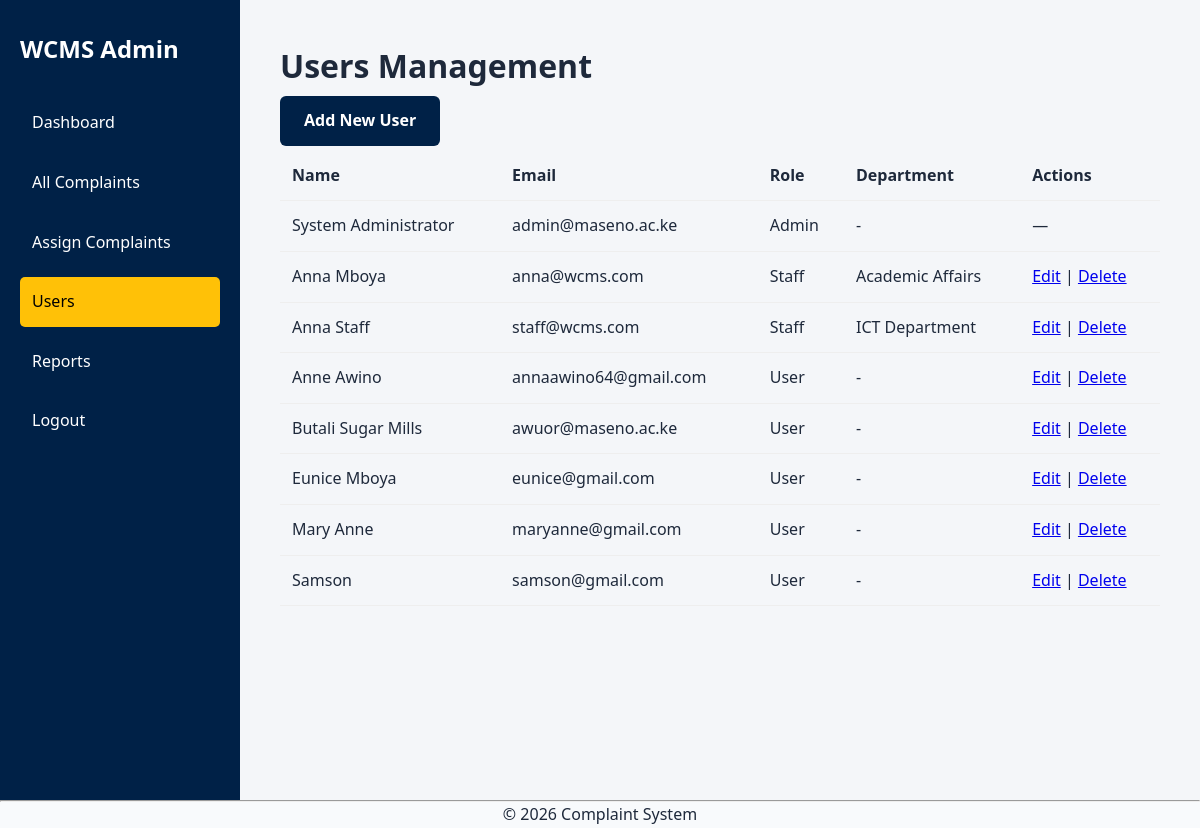
The page /web_based/admin/users.php (signed in) on the database its author committed.
### tables this page shows
CREATE TABLE `users` (
  `id` int(11) NOT NULL,
  `name` varchar(100) NOT NULL,
  `email` varchar(150) NOT NULL,
  `password` varchar(255) NOT NULL,
  `role` enum('admin','staff','user') DEFAULT 'user',
  `department_id` int(11) DEFAULT NULL,
  `status` enum('active','inactive') DEFAULT 'active',
  `created_at` timestamp NOT NULL DEFAULT current_timestamp(),
  `department_role` enum('none','department_admin') DEFAULT 'none',
  `total_assigned` int(11) DEFAULT 0,
  `total_resolved` int(11) DEFAULT 0,
  `average_resolution_time` float DEFAULT 0,
  `reset_token` varchar(255) DEFAULT NULL,
  `reset_expires` datetime DEFAULT NULL
);

CREATE TABLE `departments` (
  `id` int(11) NOT NULL,
  `department_name` varchar(150) NOT NULL,
  `description` text DEFAULT NULL,
  `created_at` timestamp NOT NULL DEFAULT current_timestamp()
);

### web_based/admin/users.php (the view, shortened to what this page needs)
<?php
include "../db.php";
$users = mysqli_query($conn, "SELECT * FROM users ORDER BY role ASC, name ASC");
?>
<!DOCTYPE html>
<html>
<head>
    <link rel="stylesheet" href="../assets/css/style.css">
</head>
<body>
<div class="dashboard">
<aside class="sidebar">
    <h2>WCMS Admin</h2>
    <a href="dashboard.php">Dashboard</a>
    <a href="view_complaints.php">All Complaints</a>
    <a href="assign_complaints.php">Assign Complaints</a>
    <a href="users.php" class="active">Users</a>
    <a href="reports.php">Reports</a>
    <a href="../logout.php">Logout</a>
</aside>
<main class="main-content">
<h1>Users Management</h1>
<a href="add_user.php" class="btn primary">Add New User</a>
<table>
<thead>
<tr><th>Name</th><th>Email</th><th>Role</th><th>Department</th><th>Actions</th></tr>
</thead>
<tbody>
<?php while($u = mysqli_fetch_assoc($users)){ ?>
<tr>
    <td><?php echo htmlspecialchars($u['name']); ?></td>
    <td><?php echo htmlspecialchars($u['email']); ?></td>
    <td><?php echo ucfirst($u['role']); ?></td>
    <td><?php
        if($u['department_id']){
            $dpt = mysqli_fetch_assoc(mysqli_query($conn,"SELECT department_name FROM departments WHERE id=".$u['department_id']));
            echo $dpt['department_name'];
        } else { echo "-"; }
    ?></td>
    <td>
        <?php if($u['id'] != $_SESSION['user_id']){ ?>
            <a href="edit_user.php?id=<?php echo $u['id']; ?>">Edit</a> |
            <a href="delete_user.php?id=<?php echo $u['id']; ?>" class="delete-user">Delete</a>
        <?php } else { echo "—"; } ?>
    </td>
</tr>
<?php } ?>
</tbody>
</table>
</main>
</div>
</body>
</html>
<?php include "../includes/footer.php"; ?>

### web_based/assets/css/style.css (style rules this page uses)
* { box-sizing: border-box; margin: 0; padding: 0; }
body { font-family: 'Segoe UI', sans-serif; background: #f8fafc; color: #1e293b; line-height: 1.6; }
.btn { display: inline-block; padding: 12px 24px; margin: 5px 0; border-radius: 6px; text-decoration: none; font-weight: 600; transition: 0.3s; }
.btn.primary { background: #002147; color: white; }
.dashboard { display: flex; min-height: 100vh; font-family: 'Segoe UI', sans-serif; }
.sidebar { width: 240px; background: #002147; color: white; padding: 30px 20px; }
.sidebar h2 { margin-bottom: 30px; }
.sidebar a { display: block; padding: 12px; margin-bottom: 10px; text-decoration: none; color: white; border-radius: 5px; transition: 0.3s; }
.sidebar a:hover, .sidebar a.active { background: #ffc107; color: black; }
.main-content { flex: 1; padding: 40px; background: #f4f6f9; }
table { width: 100%; border-collapse: collapse; }
table th, table td { padding: 12px; border-bottom: 1px solid #eee; text-align: left; }

### rows shown on the page
users: name "System Administrator", email "admin@maseno.ac.ke", role "Admin"
users: name "Anna Mboya", email "anna@wcms.com", role "Staff", department.department_name "Academic Affairs"
users: name "Anna Staff", email "staff@wcms.com", role "Staff", department.department_name "ICT Department"
users: name "Anne Awino", email "annaawino64@gmail.com", role "User"
users: name "Butali Sugar Mills", email "awuor@maseno.ac.ke", role "User"
users: name "Eunice Mboya", email "eunice@gmail.com", role "User"
users: name "Mary Anne", email "maryanne@gmail.com", role "User"
users: name "Samson", email "samson@gmail.com", role "User"
